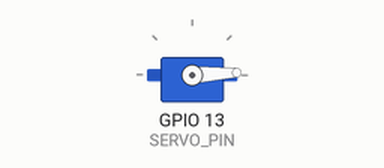
Simulated run of this sketch. Board: ESP32. Parts: servo. What the sketch prints to the serial monitor is not drawn.

Above: at 0.05 s.
At 1.55 s:
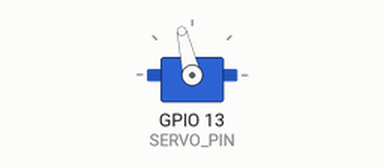
At 3.05 s:
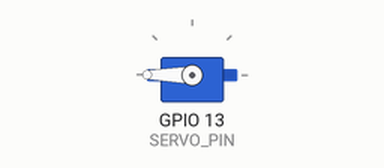
At 6.1 s:
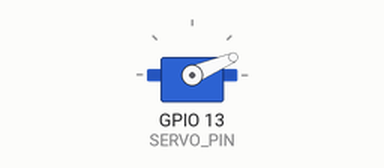
Timing chart, 0 to 9.7 s (numbered marks = the images above):
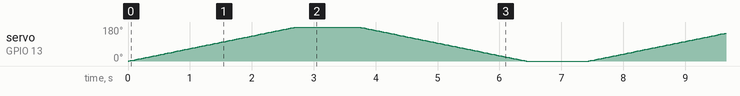

The sketch:

servo_test_simple.ino
```cpp
// Compile: arduino-cli compile --fqbn esp32:esp32:esp32 servo_test_simple
// Upload:  arduino-cli upload -p COM<X> --fqbn esp32:esp32:esp32 servo_test_simple

#include <ESP32Servo.h>

Servo servo;
const int SERVO_PIN = 13;

void setup() {
  Serial.begin(115200);
  servo.attach(SERVO_PIN);
  Serial.println("Servo test started");
}

void loop() {
  // Sweep 0 -> 180
  for (int pos = 0; pos <= 180; pos++) {
    servo.write(pos);
    delay(15);
  }
  delay(1000);

  // Sweep 180 -> 0
  for (int pos = 180; pos >= 0; pos--) {
    servo.write(pos);
    delay(15);
  }
  delay(1000);
}
```
